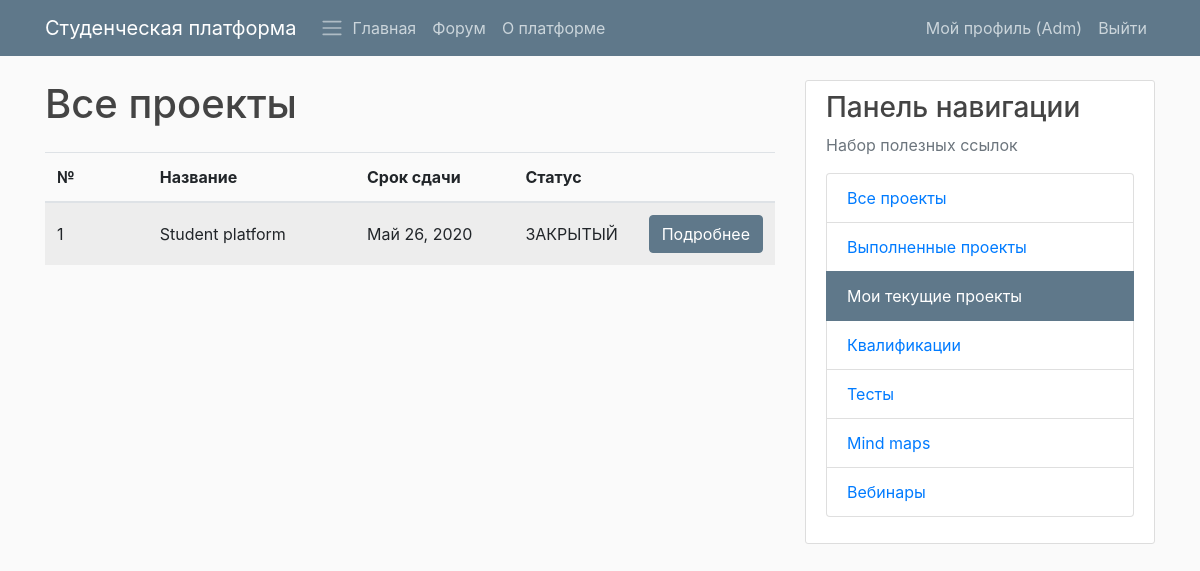
The app's page /platform/projects/mine/ (signed in) with its own data.
### PlatformApp/models.py (models this page shows, shortened)
class StudyProject(models.Model):
    STATUS_READY = 'ЗАКРЫТЫЙ'
    STATUS_NOT_READY = 'ОТКРЫТЫЙ'
    STATUS_CHOISES = (
        (STATUS_READY, 'Закрытый'),
        (STATUS_NOT_READY, 'Открытый'),
    )
    title = models.CharField(max_length=100, verbose_name='Название')
    description = models.TextField(verbose_name='Описание', blank=True)
    customer = models.ForeignKey(
        User, on_delete=models.DO_NOTHING, related_name='project_customer', verbose_name='Заказчик', blank=True)
    executor = models.ForeignKey(
        User, on_delete=models.DO_NOTHING, null=True, related_name='project_executor', verbose_name='Исполнитель', blank=True)
    date_created = models.DateTimeField(
        default=timezone.now, verbose_name='Дата создания')
    date_deadline = models.DateTimeField(
        default=timezone.now, verbose_name='Срок выполения')
    author = models.ForeignKey(
        User, on_delete=models.DO_NOTHING, related_name='project_author', verbose_name='Создатель проекта')
    attached_file = models.FileField(
        upload_to='proj_files', null=True, verbose_name='Прикрепленные файлы', blank=True)
    status = models.CharField(
        max_length=100, choices=STATUS_CHOISES, default=STATUS_NOT_READY, verbose_name='Статус')

### PlatformApp/views.py (the view)
# urls.py: path("projects/mine/", login_required(platfrom_views.MyStudyProjectListView.as_view()),
class MyStudyProjectListView(ListView):
    model = StudyProject
    template_name = 'PlatformApp/my_studyproject_list.html'
    def get_queryset(self):
        queryset = StudyProject.objects.filter(
            executor=self.request.user)
        return queryset
    def get_context_data(self, **kwargs):
        context = super().get_context_data(**kwargs)
        return context

### PlatformApp/templates/PlatformApp/my_studyproject_list.html
{% extends "PlatformApp/base.html" %}
{% block content %}
<h1>Все проекты</h1>
<div class="table-responsive pt-3">
    <table class="table table-hover table-striped">
        <colgroup>
            <col span="1" style="width: 15%;">
            <col span="1" style="width: 30%;">
            <col span="1" style="width: 23%;">
            <col span="1" style="width: 17%;">
            <col span="1" style="width: 15%;">
        </colgroup>
        <thead class="">
            <tr>
                <th scope="col" class="align-middle">№</th>
                <th scope="col" class="align-middle">Название</th>
                <th scope="col" class="align-middle">Срок сдачи</th>
                <th scope="col" class="align-middle">Статус</th>
                <th scope="col" class="align-middle"></th>
            </tr>
        </thead>
        <tbody class="">
            {% for object in object_list %}
            <tr>
                <td scope="row" class="align-middle">{{ object.id }}</td>
                <td class="align-middle">{{ object.title }}</td>
                <td class="align-middle">{{ object.date_deadline|date:"F d, Y" }}</td>
                <td class="align-middle">{{ object.status }}</td>
                <td class="align-middle">
                    <a class="btn btn-info" href="{% url 'project-detail' pk=object.pk %}">Подробнее</a>
                </td>
            </tr>
            {% endfor %}
        </tbody>
    </table>
</div>
{% endblock content %}
{% block right_panel %}
<div class="list-group">
    <a class="list-group-item" href="{% url 'project-all' %}">
        Все проекты
    </a>
    <a class="list-group-item" href="{% url 'project-done' %}">
        Выполненные проекты
    </a>
    <a class="list-group-item active" href="{% url 'project-mine' %}">
        Мои текущие проекты
    </a>
    <a class="list-group-item" href="{% url 'qualifications' %}">
        Квалификации
    </a>
    <a class="list-group-item" href="{% url 'quiz_index' %}">
        Тесты
    </a>
    <a class="list-group-item" href="#">
        Mind maps
    </a>
    <a class="list-group-item" href="{% url 'webinar-test' %}">
        Вебинары
    </a>
</div>
{% endblock right_panel %}

### PlatformApp/templates/PlatformApp/base.html (shortened to what this page needs)
{% load templatetagname %}
{% load static %}
<!doctype html>
<html lang="en">
    <head>
        <link
            rel="stylesheet"
            href="https://stackpath.bootstrapcdn.com/bootstrap/4.4.1/css/bootstrap.min.css"
        >
        <link rel="stylesheet" type="text/css" href="{% static 'PlatformApp/main.css' %}">
    </head>
    <body>
        <header class="site-header">
            <nav class="navbar navbar-expand-md navbar-dark bg-steel fixed-top">
                <div class="container">
                    <a class="navbar-brand mr-4" href="{% url 'platform-home' %}">Студенческая платформа</a>
                    <span class="navbar-toggler-icon"></span>
                    <div class="collapse navbar-collapse" id="navbarToggle">
                        <div class="navbar-nav mr-auto">
                            <a class="nav-item nav-link" href="{% url 'platform-home' %}">Главная</a>
                            <a class="nav-item nav-link" href="/platform/forum/">Форум</a>
                            <a class="nav-item nav-link" href="{% url 'platform-about' %}">О платформе</a>
                        </div>
                        <div class="navbar-nav">
                            {% if user.is_authenticated %}
                            <a class="nav-item nav-link" href="{% url 'user-profile' %}">Мой профиль ({{ user.username }})</a>
                            <a class="nav-item nav-link" href="{% url 'user-logout' %}">Выйти</a>
                            {% else %}
                            <a class="nav-item nav-link" href="{% url 'user-login' %}">Войти</a>
                            <a class="nav-item nav-link" href="{% url 'user-registration' %}">Регистрация</a>
                            {% endif %}
                        </div>
                    </div>
                </div>
            </nav>
        </header>
        <main role="main" class="container">
            <div class="row">
                <div class="col-md-8">
                    {% block content %}{% endblock %}
                </div>
                <div class="col-md-4">
                    <div class="content-section">
                        <h3>Панель навигации</h3>
                        <p class="text-muted">
                            Набор полезных ссылок
                            {% block right_panel %}{% endblock %}
                        </p>
                    </div>
                </div>
            </div>
        </main>
    </body>
</html>

### PlatformApp/static/PlatformApp/main.css (style rules this page uses)
body { background: #fafafa; color: #333333; margin-top: 5rem; }
h1, h2, h3, h4, h5, h6 { color: #444444; }
.bg-steel { background-color: #5f788a; }
.btn-info { background-color: #5f788a; border-color: #5f788a; }
.list-group-item.active { background-color: #5f788a; border-color: #5f788a; }
.site-header .navbar-nav .nav-link { color: #cbd5db; }
.content-section { background: #ffffff; padding: 10px 20px; border: 1px solid #dddddd; border-radius: 3px; margin-bottom: 20px; }

### records on screen
StudyProject: id "1", title "Student platform", date_deadline "Май 26, 2020", status "ЗАКРЫТЫЙ"

### other values on screen
{{ user.username }} "Adm"
